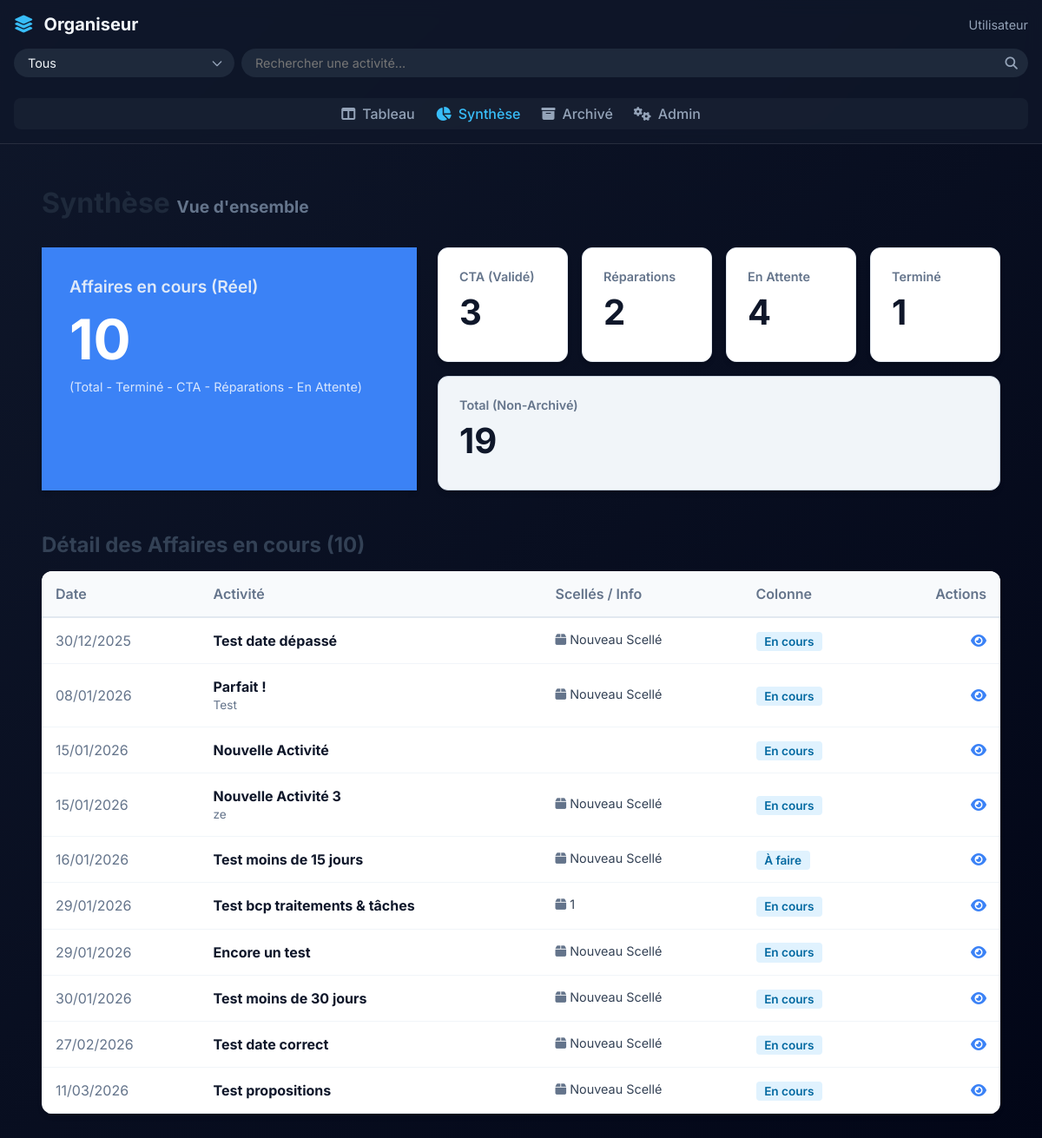
Before: /synthese/ with the older database file.
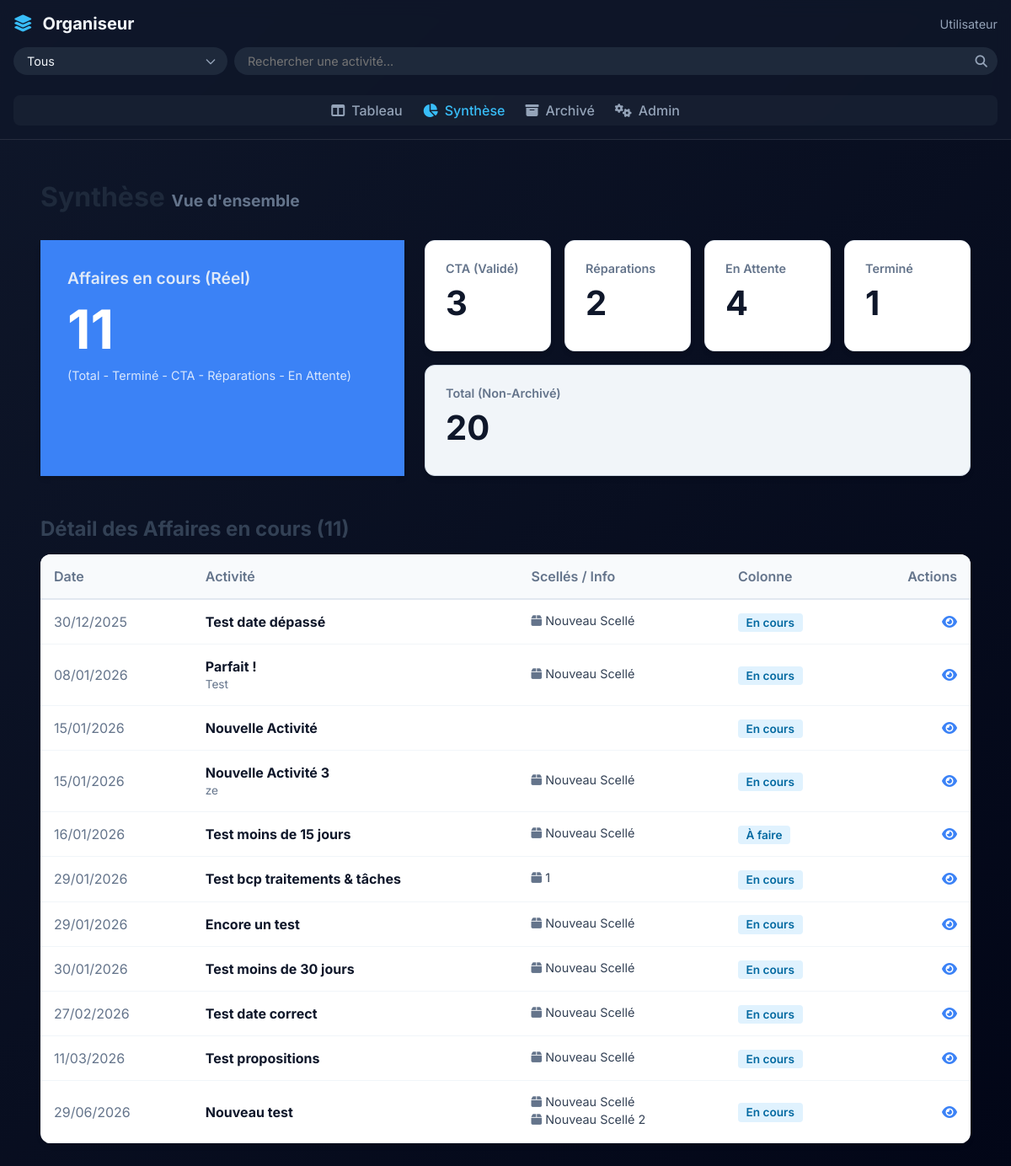
After: the same page with the newer database file.
### web/kanban/models.py (models this page shows, shortened)
class Activity(models.Model):
    name = models.CharField(max_length=255, blank=True, null=True)
    date = models.DateField()
    description = models.TextField(blank=True, null=True)
    column = models.ForeignKey(KanbanColumn, on_delete=models.SET_NULL, blank=True, null=True, related_name='activities')
    tags = models.ManyToManyField(Tag, db_table='activity_tags', blank=True)
    class Meta:
        managed = False
        db_table = 'activities'
        verbose_name = "Activité"
        verbose_name_plural = "Activités"
        ordering = ['date']

class Scelle(models.Model):
    name = models.CharField(max_length=255, blank=True, null=True)
    info = models.TextField(blank=True, null=True)
    activity = models.ForeignKey(Activity, on_delete=models.CASCADE, blank=True, null=True, related_name='scelles')
    cta_validated = models.BooleanField(default=False)
    reparations_validated = models.BooleanField(default=False)
    reparations_details = models.TextField(blank=True, null=True)
    important_info = models.TextField(blank=True, null=True)
    tags = models.ManyToManyField(Tag, db_table='scelle_tags', blank=True)
    class Meta:
        managed = False
        db_table = 'scelles'
        verbose_name = "Scellé"
        verbose_name_plural = "Scellés"

class KanbanColumn(models.Model):
    name = models.CharField(max_length=255, unique=True, blank=True, null=True)
    order_index = models.IntegerField(default=0)
    class Meta:
        managed = False
        db_table = 'kanban_columns'
        verbose_name = "Colonne"
        verbose_name_plural = "Colonnes"
        ordering = ['order_index']

### web/kanban/views.py (the view)
# urls.py: path('synthese/', views.synthese, name='synthese'),
def synthese(request):
    base_qs = Activity.objects.exclude(column__name='Archivé')
    total_count = base_qs.count()
    termine_qs = base_qs.filter(column__name='Terminé')
    termine_count = termine_qs.count()
    non_termine_qs = base_qs.exclude(column__name='Terminé')
    cta_qs = non_termine_qs.filter(scelles__cta_validated=True).distinct()
    cta_count = cta_qs.count()
    rep_qs = non_termine_qs.filter(scelles__reparations_validated=True).distinct()
    reparation_count = rep_qs.count()
    attente_qs = non_termine_qs.filter(column__name='En attente')
    attente_count = attente_qs.count()
    remaining_qs = non_termine_qs.exclude(
        Q(scelles__cta_validated=True) |
        Q(scelles__reparations_validated=True) |
        Q(column__name='En attente')
    ).distinct()
    remaining_count = remaining_qs.count()
    context = {
        'page_title': "Synthèse des Activités",
        'total_count': total_count,
        'termine_count': termine_count,
        'cta_count': cta_count,
        'reparation_count': reparation_count,
        'attente_count': attente_count,
        'remaining_count': remaining_count,
        'remaining_activities': remaining_qs.prefetch_related('tags', 'scelles').order_by('date')
    }
    return render(request, 'kanban/synthese.html', context)

### web/kanban/templates/kanban/synthese.html (shortened to what this page needs)
{% extends 'kanban/base.html' %}
{% block content %}
<div class="board-container" style="display: block; overflow-y: auto; padding: 2rem;">
    <h1 style="margin-bottom: 2rem; color: #1e293b;">
        Synthèse <small style="font-size: 0.6em; color: #64748b;">Vue d'ensemble</small>
    </h1>
    <div class="row" style="display: flex; gap: 1.5rem; flex-wrap: wrap; margin-bottom: 3rem;">
        <div class="card summary-card big-card" style="flex: 2; min-width: 300px; background: #3b82f6; color: white;">
            <div class="card-body" style="padding: 2rem;">
                <h3 class="card-title" style="font-size: 1.2rem; opacity: 0.9;">Affaires en cours (Réel)</h3>
                <p class="card-text" style="font-size: 4rem; font-weight: 700; margin: 0.5rem 0;">
                    {{ remaining_count }}
                </p>
                <p style="opacity: 0.8; font-size: 0.9rem;">
                    (Total - Terminé - CTA - Réparations - En Attente)
                </p>
            </div>
        </div>
        <div style="flex: 3; display: flex; gap: 1rem; flex-wrap: wrap;">
            <div class="card summary-card"
                style="flex: 1; min-width: 150px; background: white; border: 1px solid #e2e8f0; border-radius: 12px; padding: 1.5rem;">
                <h4 style="color: #64748b; font-size: 0.9rem; font-weight: 600;">CTA (Validé)</h4>
                <p style="font-size: 2.5rem; font-weight: 700; color: #0f172a; margin: 0.5rem 0;">{{ cta_count }}</p>
            </div>
            <div class="card summary-card"
                style="flex: 1; min-width: 150px; background: white; border: 1px solid #e2e8f0; border-radius: 12px; padding: 1.5rem;">
                <h4 style="color: #64748b; font-size: 0.9rem; font-weight: 600;">Réparations</h4>
                <p style="font-size: 2.5rem; font-weight: 700; color: #0f172a; margin: 0.5rem 0;">{{ reparation_count }}
                </p>
            </div>
            <div class="card summary-card"
                style="flex: 1; min-width: 150px; background: white; border: 1px solid #e2e8f0; border-radius: 12px; padding: 1.5rem;">
                <h4 style="color: #64748b; font-size: 0.9rem; font-weight: 600;">En Attente</h4>
                <p style="font-size: 2.5rem; font-weight: 700; color: #0f172a; margin: 0.5rem 0;">{{ attente_count }}
                </p>
            </div>
            <div class="card summary-card"
                style="flex: 1; min-width: 150px; background: white; border: 1px solid #e2e8f0; border-radius: 12px; padding: 1.5rem;">
                <h4 style="color: #64748b; font-size: 0.9rem; font-weight: 600;">Terminé</h4>
                <p style="font-size: 2.5rem; font-weight: 700; color: #0f172a; margin: 0.5rem 0;">{{ termine_count }}
                </p>
            </div>
            <div class="card summary-card"
                style="flex: 1; min-width: 150px; background: #f1f5f9; border: 1px solid #cbd5e1; border-radius: 12px; padding: 1.5rem;">
                <h4 style="color: #64748b; font-size: 0.9rem; font-weight: 600;">Total (Non-Archivé)</h4>
                <p style="font-size: 2.5rem; font-weight: 700; color: #0f172a; margin: 0.5rem 0;">{{ total_count }}</p>
            </div>
        </div>
    </div>
    <h2 style="font-size: 1.5rem; margin-bottom: 1rem; color: #334155;">
        Détail des Affaires en cours ({{ remaining_count }})
    </h2>
    <div style="background: white; border-radius: 12px; box-shadow: 0 4px 6px -1px rgb(0 0 0 / 0.1); overflow: hidden;">
        <table style="width: 100%; border-collapse: collapse;">
            <thead style="background: #f8fafc; border-bottom: 2px solid #e2e8f0;">
                <tr>
                    <th style="text-align: left; padding: 1rem; color: #64748b; font-weight: 600;">Date</th>
                    <th style="text-align: left; padding: 1rem; color: #64748b; font-weight: 600;">Activité</th>
                    <th style="text-align: left; padding: 1rem; color: #64748b; font-weight: 600;">Scellés / Info</th>
                    <th style="text-align: left; padding: 1rem; color: #64748b; font-weight: 600;">Colonne</th>
                    <th style="text-align: right; padding: 1rem; color: #64748b; font-weight: 600;">Actions</th>
                </tr>
            </thead>
            <tbody>
                {% for activity in remaining_activities %}
                <tr style="border-bottom: 1px solid #f1f5f9;">
                    <td style="padding: 1rem; color: #64748b;">{{ activity.date|date:"d/m/Y" }}</td>
                    <td style="padding: 1rem;">
                        <a href="{% url 'kanban:board' %}?highlight={{ activity.id }}"
                            style="text-decoration: none; color: inherit;">
                            <strong style="color: #0f172a; display: block;">
                                {{ activity.name|default:"Sans nom" }}
                            </strong>
                            <span style="font-size: 0.85em; color: #64748b;">
                                {{ activity.description|truncatechars:100 }}
                            </span>
                        </a>
                    </td>
                    <td style="padding: 1rem;">
                        {% for scelle in activity.scelles.all %}
                        <div style="font-size: 0.9em; margin-bottom: 0.2rem; color: #334155;">
                            <i class="fa-solid fa-box" style="color: #64748b;"></i> {{ scelle.name }}
                        </div>
                        {% endfor %}
                    </td>
                    <td style="padding: 1rem;">
                        <span
                            style="background: #e0f2fe; color: #0369a1; padding: 0.2rem 0.6rem; border-radius: 4px; font-size: 0.85em; font-weight: 600;">
                            {{ activity.column.name }}
                        </span>
                    </td>
                    <td style="padding: 1rem; text-align: right;">
                        <a href="{% url 'kanban:activity_detail' activity.id %}" class="btn-icon" title="Détails"
                            style="color: #3b82f6;">
                            <i class="fa-solid fa-eye"></i>
                        </a>
                    </td>
                </tr>
                {% endfor %}
            </tbody>
        </table>
    </div>
</div>
{% endblock %}

### web/kanban/templates/kanban/base.html (shortened to what this page needs)
{% load static %}
<!DOCTYPE html>
<html lang="fr">
<head>
    <link rel="stylesheet" href="https://cdnjs.cloudflare.com/ajax/libs/font-awesome/6.4.0/css/all.min.css">
    <link rel="stylesheet" href="{% static 'kanban/css/style.css' %}?v=1.6">
</head>
<body>
    <div class="app-container">
        <header class="main-header">
            <div class="logo">
                <i class="fa-solid fa-layer-group"></i>
                <h1>Organiseur</h1>
            </div>
            <nav class="main-nav">
                <a href="{% url 'kanban:board' %}"
                    class="nav-item {% if request.resolver_match.url_name == 'board' %}active{% endif %}"><i
                        class="fa-solid fa-table-columns"></i> Tableau</a>
                <a href="{% url 'kanban:synthese' %}"
                    class="nav-item {% if request.resolver_match.url_name == 'synthese' %}active{% endif %}"><i
                        class="fa-solid fa-chart-pie"></i> Synthèse</a>
                <a href="{% url 'kanban:archives' %}"
                    class="nav-item {% if request.resolver_match.url_name == 'archives' %}active{% endif %}"><i
                        class="fa-solid fa-box-archive"></i> Archivé</a>
                <a href="/admin/" class="nav-item"><i class="fa-solid fa-gears"></i> Admin</a>
            </nav>
            <div class="search-container">
                <select id="global-filter" class="search-filter">
                    <option value="all">Tous</option>
                </select>
                <input type="text" id="global-search" placeholder="Rechercher une activité...">
            </div>
            <div class="user-profile">
                <span>{{ user.username|default:"Utilisateur" }}</span>
            </div>
        </header>
        <main class="main-content">
            {% block content %}{% endblock %}
        </main>
    </div>
</body>
</html>

### web/kanban/static/kanban/css/style.css (style rules this page uses)
:root { --bg-primary: #0f172a; --bg-secondary: #1e293b; --bg-column: rgba(30, 41, 59, 0.7); --bg-card: rgba(51, 65, 85, 0.6); --bg-card-hover: rgba(71, 85, 105, 0.8); --text-primary: #f1f5f9; --text-secondary: #94a3b8; --accent: #38bdf8; --glass-border: 1px solid rgba(255, 255, 255, 0.1); --shadow-sm: 0 1px 2px 0 rgba(0, 0, 0, 0.05); --shadow-md: 0 4px 6px -1px rgba(0, 0, 0, 0.1), 0 2px 4px -1px rgba(0, 0, 0, 0.06); --shadow-lg: 0 10px 15px -3px rgba(0, 0, 0, 0.1), 0 4px 6px -2px rgba(0, 0, 0, 0.05); }
* { box-sizing: border-box; margin: 0; padding: 0; }
body { font-family: 'Inter', sans-serif; background: linear-gradient(135deg, #0f172a 0%, #020617 100%); color: var(--text-primary); height: 100vh; overflow: hidden; }
.app-container { display: flex; flex-direction: column; height: 100vh; }
.main-header { height: 60px; padding: 0 2rem; display: flex; align-items: center; justify-content: space-between; background: rgba(15, 23, 42, 0.8); backdrop-filter: blur(10px); border-bottom: var(--glass-border); position: relative; }
.logo { display: flex; align-items: center; gap: 0.75rem; font-size: 1.25rem; color: var(--accent); }
.logo h1 { font-weight: 700; font-size: 1.25rem; color: var(--text-primary); }
.main-nav { display: flex; gap: 1.5rem; margin: 0 auto; }
.nav-item { text-decoration: none; color: var(--text-secondary); font-weight: 500; transition: color 0.2s; display: flex; align-items: center; gap: 0.5rem; }
.nav-item:hover, .nav-item.active { color: var(--accent); }
.user-profile { font-size: 0.9rem; color: var(--text-secondary); }
.main-content { flex: 1; display: flex; flex-direction: column; min-height: 0; overflow: hidden; padding: 1rem; }
.board-container { display: flex; gap: 1.5rem; flex: 1 1 auto; min-height: 0; overflow-x: auto; overflow-y: hidden; padding-bottom: 1rem; }
.card-title { font-size: 0.95rem; font-weight: 600; margin-bottom: 0.25rem; line-height: 1.4; color: var(--text-primary); }
.search-container { position: relative; margin-right: 2rem; display: flex; gap: 0.5rem; align-items: center; }
.search-container input { width: 300px; background: var(--bg-secondary); border: 1px solid var(--glass-border); border-radius: 99px; padding: 0.5rem 2.5rem 0.5rem 1rem; color: var(--text-primary); font-family: inherit; font-size: 0.9rem; transition: all 0.2s ease; }
.search-filter { background: var(--bg-secondary); border: 1px solid var(--glass-border); border-radius: 99px; padding: 0.5rem 2rem 0.5rem 1rem; color: var(--text-primary); font-family: inherit; font-size: 0.9rem; transition: all 0.2s ease; cursor: pointer; appearance: none; background-repeat: no-repeat; background-position: right 0.75rem center; background-size: 1rem; }
@media (max-width: 1280px) { .main-header { height: auto; flex-wrap: wrap; padding: 1rem; gap: 1rem; } }
@media (max-width: 1280px) { .logo { flex: 0 0 auto; order: 1; } }
@media (max-width: 1280px) { .user-profile { flex: 0 0 auto; margin-left: auto; order: 2; } }
@media (max-width: 1280px) { .search-container { width: 100%; margin: 0; order: 3; } }
@media (max-width: 1280px) { .search-container input { width: 100%; } }
@media (max-width: 1280px) { .main-nav { position: static; transform: none; width: 100%; order: 4; justify-content: center; background: rgba(30, 41, 59, 0.5); padding: 0.5rem; border-radius: 8px; margin-top: 0.5rem; } }

### web/kanban/templates/kanban/synthese.html (style rules this page uses)
.summary-card { box-shadow: 0 4px 6px -1px rgb(0 0 0 / 0.1), 0 2px 4px -2px rgb(0 0 0 / 0.1); transition: transform 0.2s; }

Changed rows visible on the page:
added Activity: date "29/06/2026", name "Nouveau test", column.name "En cours"
added Scelle: name "Nouveau Scellé", shown under "29/06/2026"
added Scelle: name "Nouveau Scellé 2", shown under "29/06/2026"
Other visible differences:
{{ remaining_count }}: "10" → "11"
{{ total_count }}: "19" → "20"
